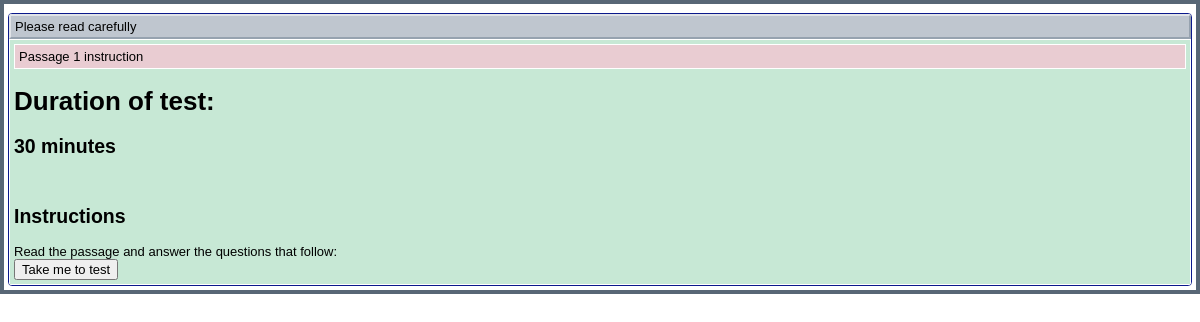
The page /3/instructions/ on the database its author committed.
### quizapps/exams/models/story.py (models this page shows, shortened)
class Story(models.Model):
    headline = models.CharField(max_length=20)
    instruction = models.TextField()
    content = models.TextField()
    class Meta:
        verbose_name_plural = 'Stories'

### quizapps/exams/views.py (the view)
# urls.py: path('<int:story_id>/instructions/', views.read_instruction, name='instruction'),
def read_instruction(request, story_id):
    story = get_object_or_404(Story, pk=story_id)
    if request.method == 'POST':
        kwargs = {
            'story_id': story.id
        }
        return HttpResponseRedirect(reverse('list_questions', kwargs=kwargs))
    return render(request, 'exams/instruction.html', {'story': story})

### templates/exams/instruction.html (shortened to what this page needs)
{% extends 'base.html' %}
{% block content %}
    <div class="mainblok">
        <div class="phdr">Please read carefully</div>
        <div class="gmenu">
            <div class="rmenu">{{ story.headline }} instruction</div>
            <h1>Duration of test:</h1> <h2>30 minutes</h2>
            <br/>
            <h2>Instructions</h2>
            {{ story.instruction | linebreaksbr }}
            <form method="POST" action="">
                <input type="submit" value="Take me to test"/>
            </form>
        </div>
    </div>
{% endblock %}

### static/css/style.css (style rules this page uses)
body { background-color: #ffffff; color: #000000; margin: 0; padding: 0; }
body, td, input, textarea { font-family: Arial, Tahoma, sans-serif; font-size: small; }
form { font-size: small; margin: 0; padding: 0; }
.gmenu { background-color: #c7e8d5; border: 1px solid white; margin: 0; padding: 4px; }
.phdr { background-color: #bfc6cf; border: 2px solid; border-color: #e1e4e8 #96a2af #96a2af #e1e4e8; padding: 3px 4px 3px 4px; }
.rmenu { background-color: #e9ccd2; border: 1px solid white; margin: 0; padding: 4px; }
.mainblok { border: 1px solid #0b198c; margin: 5px 0px 0px 0px; background-color: #f5f5ff; padding: 0px 0px 0px 0px; overflow: auto; -moz-border-radius: 0.3em; -webkit-border-radius: 0.3em; border-radius: 0.3em; }

### rows shown on the page
Story: headline "Passage 1", instruction "Read the passage and answer the questions that follow:"
